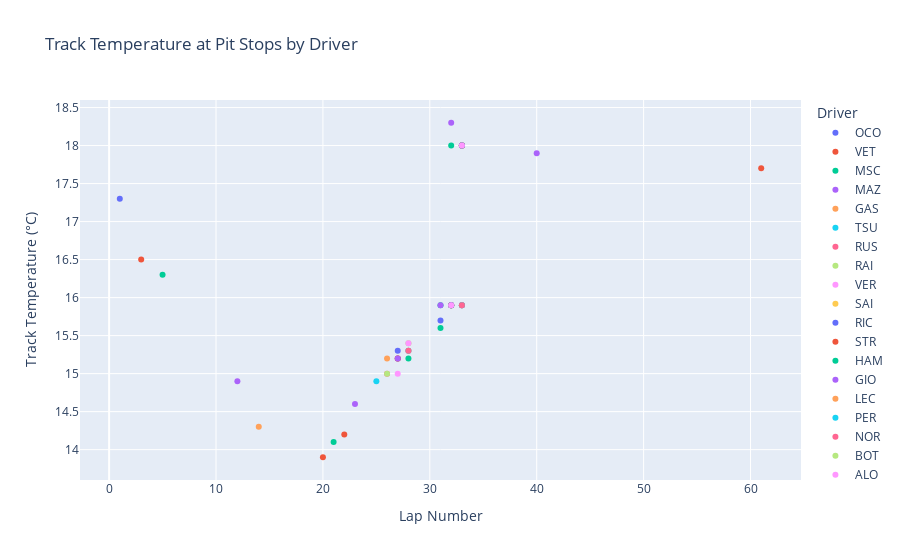

The notebook cell this image was saved under:
### Markdown cell above
The graph shows how different tire compounds perform in terms of sector times during the race. By seeing this data, teams and analysts can gain information in terms of tire performance and make data-driven decisions for future races.  If one compound consistently shows shorter average times across all sectors, it suggests that this tire performs better in terms of speed in those specific sectors. This information is critical for making race strategies, tire selection, and the impact of tire choice on overall race performance.

### Code cell
# Identify pit stops
laps['Pitted'] = laps['PitInTime'].notna()

# Filter to get only the laps where a pit stop occurred
pit_stops = laps[laps['Pitted']][['Driver', 'LapNumber', 'Time']]

# Merge laps data with weather data to include Track Temperature
merged_data = pd.merge_asof(
    pit_stops.sort_values('Time'),
    weather.sort_values('Time'),
    left_on='Time',
    right_on='Time',  # Align based on time
)

# Include Track Temperature in the DataFrame
merged_data = merged_data[['Driver', 'LapNumber', 'TrackTemp']]

# Create the Plot
fig = px.scatter(
    merged_data,
    x='LapNumber',
    y='TrackTemp',
    color='Driver',
    title='Track Temperature at Pit Stops by Driver',
    labels={'LapNumber': 'Lap Number', 'TrackTemp': 'Track Temperature (°C)'},
    hover_data=['Driver']
)

# Show the plot
fig.show()

### Figure 1 — Plotly figure (JSON) as saved in the notebook; plotly's stock layout.template omitted (floating-point values rounded to 4 significant figures)
{"data": [{"customdata": [["OCO"], ["OCO"], ["OCO"], ["OCO"], ["OCO"]], "hovertemplate": "Driver=%{customdata[0]}<br>Lap Number=%{x}<br>Track Temperature (°C)=%{y}<extra></extra>", "legendgroup": "OCO", "marker": {"color": "#636efa", "symbol": "circle"}, "mode": "markers", "name": "OCO", "orientation": "v", "showlegend": true, "type": "scatter", "x": [1, 27, 31, 32, 33], "xaxis": "x", "y": [17.3, 15.3, 15.7, 15.9, 18], "yaxis": "y"}, {"customdata": [["VET"], ["VET"], ["VET"], ["VET"], ["VET"], ["VET"]], "hovertemplate": "Driver=%{customdata[0]}<br>Lap Number=%{x}<br>Track Temperature (°C)=%{y}<extra></extra>", "legendgroup": "VET", "marker": {"color": "#EF553B", "symbol": "circle"}, "mode": "markers", "name": "VET", "orientation": "v", "showlegend": true, "type": "scatter", "x": [3, 20, 22, 32, 33, 61], "xaxis": "x", "y": [16.5, 13.9, 14.2, 15.9, 18, 17.7], "yaxis": "y"}, {"customdata": [["MSC"], ["MSC"], ["MSC"], ["MSC"]], "hovertemplate": "Driver=%{customdata[0]}<br>Lap Number=%{x}<br>Track Temperature (°C)=%{y}<extra></extra>", "legendgroup": "MSC", "marker": {"color": "#00cc96", "symbol": "circle"}, "mode": "markers", "name": "MSC", "orientation": "v", "showlegend": true, "type": "scatter", "x": [5, 21, 31, 32], "xaxis": "x", "y": [16.3, 14.1, 15.9, 18], "yaxis": "y"}, {"customdata": [["MAZ"], ["MAZ"], ["MAZ"], ["MAZ"]], "hovertemplate": "Driver=%{customdata[0]}<br>Lap Number=%{x}<br>Track Temperature (°C)=%{y}<extra></extra>", "legendgroup": "MAZ", "marker": {"color": "#ab63fa", "symbol": "circle"}, "mode": "markers", "name": "MAZ", "orientation": "v", "showlegend": true, "type": "scatter", "x": [12, 23, 31, 32], "xaxis": "x", "y": [14.9, 14.6, 15.9, 18.3], "yaxis": "y"}, {"customdata": [["GAS"], ["GAS"], ["GAS"], ["GAS"]], "hovertemplate": "Driver=%{customdata[0]}<br>Lap Number=%{x}<br>Track Temperature (°C)=%{y}<extra></extra>", "legendgroup": "GAS", "marker": {"color": "#FFA15A", "symbol": "circle"}, "mode": "markers", "name": "GAS", "orientation": "v", "showlegend": true, "type": "scatter", "x": [14, 26, 32, 33], "xaxis": "x", "y": [14.3, 15.2, 15.9, 18], "yaxis": "y"}, {"customdata": [["TSU"], ["TSU"], ["TSU"]], "hovertemplate": "Driver=%{customdata[0]}<br>Lap Number=%{x}<br>Track Temperature (°C)=%{y}<extra></extra>", "legendgroup": "TSU", "marker": {"color": "#19d3f3", "symbol": "circle"}, "mode": "markers", "name": "TSU", "orientation": "v", "showlegend": true, "type": "scatter", "x": [25, 32, 33], "xaxis": "x", "y": [14.9, 15.9, 18], "yaxis": "y"}, {"customdata": [["RUS"]], "hovertemplate": "Driver=%{customdata[0]}<br>Lap Number=%{x}<br>Track Temperature (°C)=%{y}<extra></extra>", "legendgroup": "RUS", "marker": {"color": "#FF6692", "symbol": "circle"}, "mode": "markers", "name": "RUS", "orientation": "v", "showlegend": true, "type": "scatter", "x": [26], "xaxis": "x", "y": [15], "yaxis": "y"}, {"customdata": [["RAI"], ["RAI"], ["RAI"]], "hovertemplate": "Driver=%{customdata[0]}<br>Lap Number=%{x}<br>Track Temperature (°C)=%{y}<extra></extra>", "legendgroup": "RAI", "marker": {"color": "#B6E880", "symbol": "circle"}, "mode": "markers", "name": "RAI", "orientation": "v", "showlegend": true, "type": "scatter", "x": [26, 32, 33], "xaxis": "x", "y": [15, 15.9, 18], "yaxis": "y"}, {"customdata": [["VER"], ["VER"]], "hovertemplate": "Driver=%{customdata[0]}<br>Lap Number=%{x}<br>Track Temperature (°C)=%{y}<extra></extra>", "legendgroup": "VER", "marker": {"color": "#FF97FF", "symbol": "circle"}, "mode": "markers", "name": "VER", "orientation": "v", "showlegend": true, "type": "scatter", "x": [27, 33], "xaxis": "x", "y": [15, 15.9], "yaxis": "y"}, {"customdata": [["SAI"], ["SAI"]], "hovertemplate": "Driver=%{customdata[0]}<br>Lap Number=%{x}<br>Track Temperature (°C)=%{y}<extra></extra>", "legendgroup": "SAI", "marker": {"color": "#FECB52", "symbol": "circle"}, "mode": "markers", "name": "SAI", "orientation": "v", "showlegend": true, "type": "scatter", "x": [27, 33], "xaxis": "x", "y": [15.2, 15.9], "yaxis": "y"}, {"customdata": [["RIC"], ["RIC"]], "hovertemplate": "Driver=%{customdata[0]}<br>Lap Number=%{x}<br>Track Temperature (°C)=%{y}<extra></extra>", "legendgroup": "RIC", "marker": {"color": "#636efa", "symbol": "circle"}, "mode": "markers", "name": "RIC", "orientation": "v", "showlegend": true, "type": "scatter", "x": [27, 33], "xaxis": "x", "y": [15.2, 15.9], "yaxis": "y"}, {"customdata": [["STR"], ["STR"], ["STR"]], "hovertemplate": "Driver=%{customdata[0]}<br>Lap Number=%{x}<br>Track Temperature (°C)=%{y}<extra></extra>", "legendgroup": "STR", "marker": {"color": "#EF553B", "symbol": "circle"}, "mode": "markers", "name": "STR", "orientation": "v", "showlegend": true, "type": "scatter", "x": [27, 32, 33], "xaxis": "x", "y": [15.2, 15.9, 18], "yaxis": "y"}, {"customdata": [["HAM"], ["HAM"], ["HAM"], ["HAM"]], "hovertemplate": "Driver=%{customdata[0]}<br>Lap Number=%{x}<br>Track Temperature (°C)=%{y}<extra></extra>", "legendgroup": "HAM", "marker": {"color": "#00cc96", "symbol": "circle"}, "mode": "markers", "name": "HAM", "orientation": "v", "showlegend": true, "type": "scatter", "x": [28, 31, 32, 33], "xaxis": "x", "y": [15.2, 15.6, 15.9, 18], "yaxis": "y"}, {"customdata": [["GIO"], ["GIO"], ["GIO"], ["GIO"]], "hovertemplate": "Driver=%{customdata[0]}<br>Lap Number=%{x}<br>Track Temperature (°C)=%{y}<extra></extra>", "legendgroup": "GIO", "marker": {"color": "#ab63fa", "symbol": "circle"}, "mode": "markers", "name": "GIO", "orientation": "v", "showlegend": true, "type": "scatter", "x": [27, 32, 33, 40], "xaxis": "x", "y": [15.2, 15.9, 18, 17.9], "yaxis": "y"}, {"customdata": [["LEC"], ["LEC"]], "hovertemplate": "Driver=%{customdata[0]}<br>Lap Number=%{x}<br>Track Temperature (°C)=%{y}<extra></extra>", "legendgroup": "LEC", "marker": {"color": "#FFA15A", "symbol": "circle"}, "mode": "markers", "name": "LEC", "orientation": "v", "showlegend": true, "type": "scatter", "x": [28, 33], "xaxis": "x", "y": [15.3, 15.9], "yaxis": "y"}, {"customdata": [["PER"], ["PER"]], "hovertemplate": "Driver=%{customdata[0]}<br>Lap Number=%{x}<br>Track Temperature (°C)=%{y}<extra></extra>", "legendgroup": "PER", "marker": {"color": "#19d3f3", "symbol": "circle"}, "mode": "markers", "name": "PER", "orientation": "v", "showlegend": true, "type": "scatter", "x": [28, 33], "xaxis": "x", "y": [15.3, 15.9], "yaxis": "y"}, {"customdata": [["NOR"], ["NOR"]], "hovertemplate": "Driver=%{customdata[0]}<br>Lap Number=%{x}<br>Track Temperature (°C)=%{y}<extra></extra>", "legendgroup": "NOR", "marker": {"color": "#FF6692", "symbol": "circle"}, "mode": "markers", "name": "NOR", "orientation": "v", "showlegend": true, "type": "scatter", "x": [28, 33], "xaxis": "x", "y": [15.3, 15.9], "yaxis": "y"}, {"customdata": [["BOT"]], "hovertemplate": "Driver=%{customdata[0]}<br>Lap Number=%{x}<br>Track Temperature (°C)=%{y}<extra></extra>", "legendgroup": "BOT", "marker": {"color": "#B6E880", "symbol": "circle"}, "mode": "markers", "name": "BOT", "orientation": "v", "showlegend": true, "type": "scatter", "x": [28], "xaxis": "x", "y": [15.4], "yaxis": "y"}, {"customdata": [["ALO"], ["ALO"], ["ALO"]], "hovertemplate": "Driver=%{customdata[0]}<br>Lap Number=%{x}<br>Track Temperature (°C)=%{y}<extra></extra>", "legendgroup": "ALO", "marker": {"color": "#FF97FF", "symbol": "circle"}, "mode": "markers", "name": "ALO", "orientation": "v", "showlegend": true, "type": "scatter", "x": [28, 32, 33], "xaxis": "x", "y": [15.4, 15.9, 18], "yaxis": "y"}], "layout": {"legend": {"title": {"text": "Driver"}, "tracegroupgap": 0}, "title": {"text": "Track Temperature at Pit Stops by Driver"}, "xaxis": {"anchor": "y", "domain": [0, 1], "title": {"text": "Lap Number"}}, "yaxis": {"anchor": "x", "domain": [0, 1], "title": {"text": "Track Temperature (°C)"}}}}
